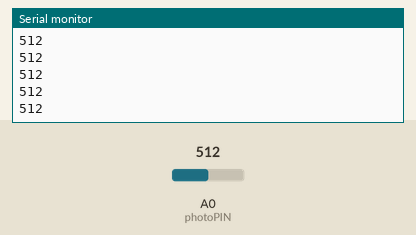
Recording of a sketch running on a simulated Arduino Uno, built with avr-gcc and run on an emulated ATmega328P. Shown: the last lines printed to the serial monitor. The inputs (shaded band) are chosen by the test bench; at power-on: A0 (photoPIN) = 512.

Above: at 1.2 s.
1.3 s: A0 (photoPIN) set to 716
At 1.31 s:
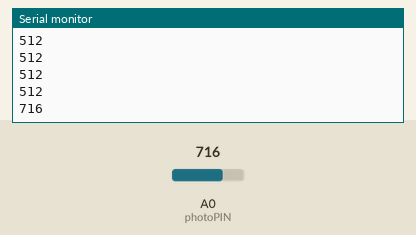
2.8 s: A0 (photoPIN) set to 900
At 2.81 s:
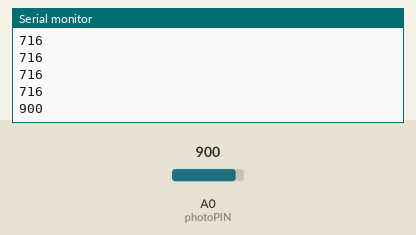
Timing chart, 0 to 5.8 s (numbered marks = the images above; inputs shaded):
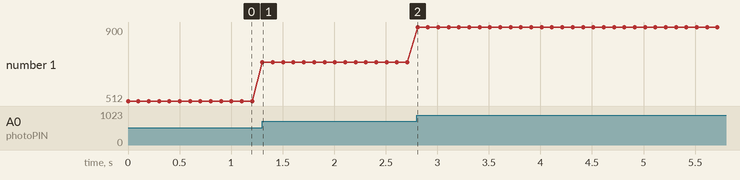

The sketch:

week11_1.ino
```cpp
const int photoPIN = A0;

void setup() {
  Serial.begin(9600);
}

void loop() {
  int photoValue = analogRead(photoPIN);
  Serial.println(photoValue);

  delay(100); // Adjust delay as needed
}
```

Measured:
- after the input at 1.3 s, the serial monitor: prints a new line at once (image 1)
- after the input at 2.8 s, the serial monitor: prints a new line at once (image 2)
- plotted number 1: 512 → 716 after the input at 1.3 s, 716 → 900 after the input at 2.8 s
